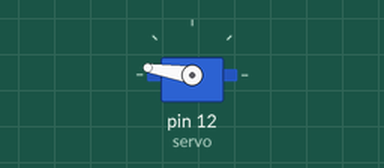
The sketch below on a simulated Arduino Uno, built with avr-gcc and run on an emulated ATmega328P. On the bench: servo. Wiring (inferred from the names in the program): servo: signal pin 12. Servo pulses on a pin are drawn as a servo (544–2400 µs = 0–180°); what the sketch prints to the serial monitor is not drawn.

Above: at 0.05 s.
At 4.05 s:
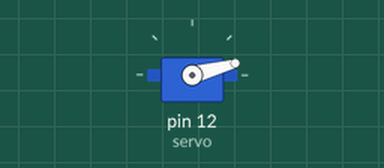
Timing chart, 0 to 5.3 s (numbered marks = the images above):
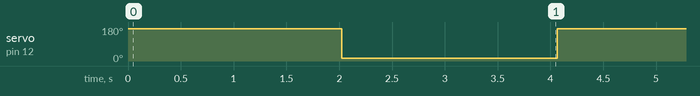

Measured:
- by itself, servo on pin 12 (servo): alternates 171° for 2.0 s and 15° for 2.0 s

The sketch:

sketch_feb01b.ino
```cpp
int servo =12;
void setup() {
 pinMode (servo, OUTPUT);
 Serial.begin(9600);
}

void loop() {

 //  {==[=======> (180°) <=======]==}
 for (int Hz =0; Hz < 50 ;Hz++){      // repetimos la instruccion 50 veces
digitalWrite (servo,HIGH);
delayMicroseconds(2300);               // llevamos a 180°
digitalWrite (servo,LOW);
delay(18);
Serial.println(Hz);
 }
delay(1000);                          // retardo

/*// {==[=======> (90°) <=======]==}
 for (int Hz =0; Hz < 50 ;Hz++){     // repetimos la instruccion 50 veces
digitalWrite (servo,HIGH);
delayMicroseconds(1500);                // llevamos a 90°
digitalWrite (servo,LOW);
delay(19);
Serial.println(Hz);
 }
delay(1000);
*/
// {==[=======> (0°) <=======]==}
 for (int Hz =0; Hz < 50 ;Hz++){      // repetimos la instruccion 50 veces
digitalWrite (servo,HIGH);
delayMicroseconds(700);                // llevamos a 0°
digitalWrite (servo,LOW);
delay(20);
Serial.println(Hz);
 }
 delay(1000);
}
```
